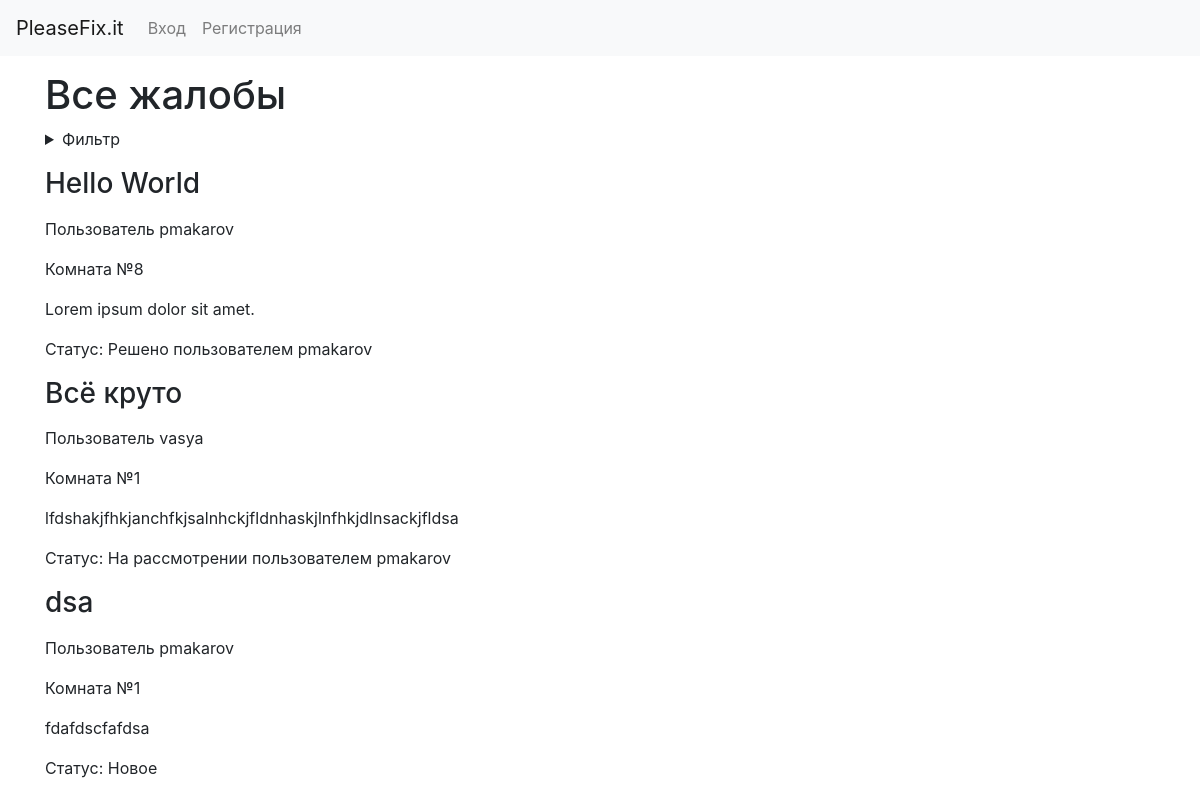
The page / on the database its author committed.
### myapp/models.py (models this page shows)
class Problem(models.Model):
	title = models.CharField(max_length=32)
	user = models.ForeignKey(
		User,
		on_delete=models.CASCADE
	)
	room = models.IntegerField()
	text = models.TextField()
	status_variants = (
		('new', 'Новое'),
		('solving', 'На рассмотрении'),
		('solved', 'Решено')
	)
	status = models.CharField(max_length=8, choices=status_variants, default='new')
	fixer = models.ForeignKey(
		User,
		on_delete=models.CASCADE,
		related_name='fixer',
		null=True,
	)

### myapp/views.py (the view, shortened to what this page needs)
# urls.py: re_path(r'^$', index),
def index(request):
	pars_keywords = {}
	pars_user = {}
	for k, v in list(request.GET.items()):
		if v:
			if k not in ('user', 'fixer'):
				pars_keywords[k] = v
			else:
				pars_user[k] = v
	user_keywords = {}
	probs = Problem.objects.filter(
		**pars_keywords,
		**user_keywords
	)
	if probs.count() == 0:
		return render(
			request, 'no_problems.html',
			{'title': 'Все жалобы', 'user': request.user}
		)
	admin = False
	if request.user.is_authenticated:
		profiles = UserProfile.objects.filter(user=request.user, admin=True)
		if profiles.count() != 0:
			admin = True
	return render(
		request, 'index.html',
		{
			'title': 'Все жалобы',
			'user': request.user,
			'status_variants': Problem.status_variants,
			'probs': probs,
			'admin': admin,
		}
	)

### myapp/templatetags/fixer.py (called while the page is built)
@register.filter(name='fixer')
def fixer(prob):
	return prob.fixer

### myapp/templatetags/status.py (called while the page is built)
@register.filter(name='status')
def status(prob):
	return prob.get_status_display()

### myapp/templates/index.html (shortened to what this page needs)
{% extends 'base.html' %}
{% load status %}
{% load status_val %}
{% load fixer %}
{% block content %}
<details>
	<summary>Фильтр</summary>
</details>
{% for prob in probs %}
<p>
	<p>
		<h3>{{ prob.title }}</h3>
	</p>
	<p>
		Пользователь {{ prob.user.username }}
	</p>
	<p>
		Комната №{{ prob.room }}
	</p>
	<p>
		{{ prob.text }}
	</p>
	<p>
		Статус: {{ prob|status }} {% if prob|fixer %} пользователем {{ prob|fixer }} {% endif %}
	</p>
</p>
{% endfor %}
{% endblock %}

### rows shown on the page
Problem: title "Hello World", user.username "pmakarov", room "8", text "Lorem ipsum dolor sit amet.", status "Решено", fixer.username "pmakarov"
Problem: title "Всё круто", user.username "vasya", room "1", text "lfdshakjfhkjanchfkjsalnhckjfldnhaskjlnfhkjdlnsackjfldsa", status "На рассмотрении", fixer.username "pmakarov"
Problem: title "dsa", user.username "pmakarov", room "1", text "fdafdscfafdsa", status "Новое"

### other values the page prints
{{ title }} "Все жалобы"
